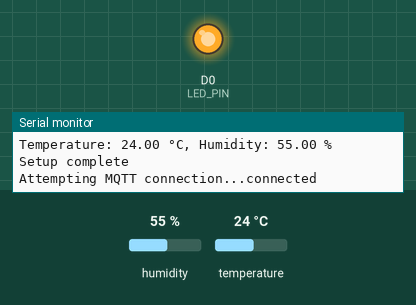
Simulated run of this sketch. Board: ESP8266 (NodeMCU). On the bench: output pins drawn as LEDs (lit = HIGH), the last lines printed to the serial monitor. The test bench sets the inputs (shaded band); at power-on: humidity 55 %, temperature 24 °C. WiFi joins after 1.5 s; servers stay silent unless stated; random numbers use the default seed unless the sketch sets one; no MQTT or app messages arrive unless stated.

Above: at 6.1 s.
At 10.05 s:
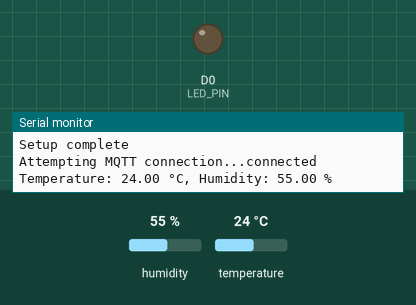
Timing chart, 0 to 15.3 s (numbered marks = the images above):
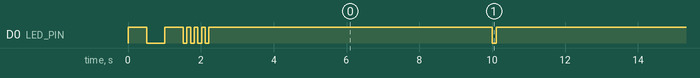

The sketch:

WeatherStation.ino
```cpp
/*
 * WeatherStation.ino
 *
 * ESP8266 NodeMCU code for a simple IoT weather station
 * Reads temperature and humidity from a DHT22 sensor
 * Publishes data to an MQTT broker
 *
 * Hardware:
 * - NodeMCU ESP8266
 * - DHT22 temperature and humidity sensor
 * - Optional: LED for status indication
 *
 * Libraries required:
 * - ESP8266WiFi
 * - PubSubClient
 * - DHT sensor library
 * - Adafruit Unified Sensor
 */

#include <ESP8266WiFi.h>
#include <PubSubClient.h>
#include <DHT.h>
#include <ArduinoJson.h>

// Pin Definitions
#define DHTPIN D4       // DHT22 data pin
#define DHTTYPE DHT22   // DHT sensor type
#define LED_PIN D0      // Built-in LED for status indication

// WiFi credentials
const char* ssid = "YourWiFiSSID";
const char* password = "YourWiFiPassword";

// MQTT Broker settings
const char* mqtt_server = "192.168.1.100";
const int mqtt_port = 1883;
const char* mqtt_user = "";
const char* mqtt_password = "";
const char* client_id = "weather_station_1";

// MQTT Topics
const char* temperature_topic = "home/weatherstation/temperature";
const char* humidity_topic = "home/weatherstation/humidity";
const char* status_topic = "home/weatherstation/status";

// Timing variables
unsigned long lastSensorReadTime = 0;
const long sensorReadInterval = 10000;  // Read sensor every 10 seconds
unsigned long lastMqttReconnectAttempt = 0;
const long mqttReconnectInterval = 5000;  // Try to reconnect every 5 seconds

// Global variables
float temperature = 0.0;
float humidity = 0.0;
bool ledState = false;

// Initialize DHT sensor
DHT dht(DHTPIN, DHTTYPE);

// Initialize WiFi and MQTT clients
WiFiClient espClient;
PubSubClient mqttClient(espClient);

void setup() {
  // Initialize serial communication
  Serial.begin(115200);
  Serial.println("\n\nWeather Station Starting...");

  // Initialize pins
  pinMode(LED_PIN, OUTPUT);
  digitalWrite(LED_PIN, HIGH);  // LED off (active low)

  // Initialize DHT sensor
  dht.begin();

  // Connect to WiFi
  setupWiFi();

  // Configure MQTT connection
  mqttClient.setServer(mqtt_server, mqtt_port);
  mqttClient.setCallback(mqttCallback);

  // Initial sensor reading
  readSensor();

  // Indicate setup complete
  blinkLED(3);
  Serial.println("Setup complete");
}

void loop() {
  // Check WiFi connection
  if (WiFi.status() != WL_CONNECTED) {
    Serial.println("WiFi connection lost. Reconnecting...");
    setupWiFi();
  }

  // Check MQTT connection
  if (!mqttClient.connected()) {
    unsigned long currentMillis = millis();
    if (currentMillis - lastMqttReconnectAttempt > mqttReconnectInterval) {
      lastMqttReconnectAttempt = currentMillis;
      if (reconnectMQTT()) {
        lastMqttReconnectAttempt = 0;
      }
    }
  } else {
    // MQTT client loop processing
    mqttClient.loop();
  }

  // Read sensor at regular intervals
  unsigned long currentMillis = millis();
  if (currentMillis - lastSensorReadTime > sensorReadInterval) {
    lastSensorReadTime = currentMillis;
    readSensor();
    publishData();
  }
}

void setupWiFi() {
  delay(10);
  Serial.println();
  Serial.print("Connecting to WiFi: ");
  Serial.println(ssid);

  // Start WiFi connection
  WiFi.mode(WIFI_STA);
  WiFi.begin(ssid, password);

  // Wait for connection
  while (WiFi.status() != WL_CONNECTED) {
    delay(500);
    Serial.print(".");
    digitalWrite(LED_PIN, ledState);  // Blink LED while connecting
    ledState = !ledState;
  }

  // Connected to WiFi
  digitalWrite(LED_PIN, HIGH);  // LED off
  Serial.println("");
  Serial.println("WiFi connected");
  Serial.print("IP address: ");
  Serial.println(WiFi.localIP());
}

bool reconnectMQTT() {
  Serial.print("Attempting MQTT connection...");

  // Create a random client ID if not set
  String clientId = client_id;
  if (clientId == "") {
    clientId = "ESP8266Client-";
    clientId += String(random(0xffff), HEX);
  }

  // Attempt to connect
  bool connected = false;
  if (mqtt_user != "" && mqtt_password != "") {
    connected = mqttClient.connect(clientId.c_str(), mqtt_user, mqtt_password);
  } else {
    connected = mqttClient.connect(clientId.c_str());
  }

  if (connected) {
    Serial.println("connected");

    // Publish a connection message
    String statusMessage = "{\"status\":\"online\",\"ip\":\"" + WiFi.localIP().toString() + "\"}";
    mqttClient.publish(status_topic, statusMessage.c_str(), true);

    // Subscribe to command topics if needed
    // mqttClient.subscribe("home/weatherstation/commands");

    return true;
  } else {
    Serial.print("failed, rc=");
    Serial.print(mqttClient.state());
    Serial.println(" try again in 5 seconds");
    return false;
  }
}

void mqttCallback(char* topic, byte* payload, unsigned int length) {
  // Handle incoming messages
  Serial.print("Message arrived [");
  Serial.print(topic);
  Serial.print("] ");

  // Convert payload to string
  String message;
  for (unsigned int i = 0; i < length; i++) {
    message += (char)payload[i];
  }
  Serial.println(message);

  // Process message
  // This is where you would add code to handle commands
  // For example, changing reporting frequency or LED state
}

void readSensor() {
  // Read humidity
  float newHumidity = dht.readHumidity();
  // Read temperature in Celsius
  float newTemperature = dht.readTemperature();

  // Check if any reads failed
  if (isnan(newHumidity) || isnan(newTemperature)) {
    Serial.println("Failed to read from DHT sensor!");
    return;
  }

  // Update global variables if read was successful
  humidity = newHumidity;
  temperature = newTemperature;

  // Print values to serial
  Serial.print("Temperature: ");
  Serial.print(temperature);
  Serial.print(" °C, Humidity: ");
  Serial.print(humidity);
  Serial.println(" %");

  // Blink LED to indicate successful reading
  blinkLED(1);
}

void publishData() {
  if (!mqttClient.connected()) {
    return;
  }

  // Publish temperature
  String tempStr = String(temperature, 1);
  mqttClient.publish(temperature_topic, tempStr.c_str(), true);

  // Publish humidity
  String humStr = String(humidity, 1);
  mqttClient.publish(humidity_topic, humStr.c_str(), true);

  // Publish detailed JSON data
  DynamicJsonDocument jsonDoc(256);
  jsonDoc["temperature"] = temperature;
  jsonDoc["humidity"] = humidity;
  jsonDoc["timestamp"] = millis();
  jsonDoc["device_id"] = client_id;

  String jsonString;
  serializeJson(jsonDoc, jsonString);
  mqttClient.publish("home/weatherstation/data", jsonString.c_str(), true);

  Serial.println("Data published to MQTT broker");
}

void blinkLED(int times) {
  for (int i = 0; i < times; i++) {
    digitalWrite(LED_PIN, LOW);  // LED on
    delay(100);
    digitalWrite(LED_PIN, HIGH); // LED off
    delay(100);
  }
}
```

Measured:
- by itself, D0 (LED_PIN): HIGH → LOW at 0.51 s, → HIGH 0.50 s later, → LOW 0.51 s later, → HIGH 0.10 s later, … (34 changes in this stretch)
